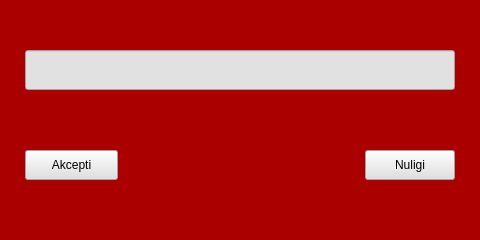
<?xml version="1.0" encoding="UTF-8"?>
<ui version="4.0">
 <class>Login</class>
 <widget class="QMainWindow" name="Login">
  <property name="geometry">
   <rect>
    <x>0</x>
    <y>0</y>
    <width>480</width>
    <height>240</height>
   </rect>
  </property>
  <property name="minimumSize">
   <size>
    <width>480</width>
    <height>240</height>
   </size>
  </property>
  <property name="maximumSize">
   <size>
    <width>480</width>
    <height>240</height>
   </size>
  </property>
  <property name="windowTitle">
   <string>MainWindow</string>
  </property>
  <property name="styleSheet">
   <string notr="true">background-color: rgb(170, 0, 0);</string>
  </property>
  <widget class="QWidget" name="centralwidget">
   <widget class="QLineEdit" name="lineEdit">
    <property name="geometry">
     <rect>
      <x>25</x>
      <y>50</y>
      <width>430</width>
      <height>40</height>
     </rect>
    </property>
    <property name="styleSheet">
     <string notr="true">background-color: rgb(225, 225, 225);</string>
    </property>
    <property name="echoMode">
     <enum>QLineEdit::Password</enum>
    </property>
   </widget>
   <widget class="QPushButton" name="pushButton">
    <property name="geometry">
     <rect>
      <x>25</x>
      <y>150</y>
      <width>93</width>
      <height>30</height>
     </rect>
    </property>
    <property name="styleSheet">
     <string notr="true">background-color: rgb(225, 225, 225);</string>
    </property>
    <property name="text">
     <string>Akcepti</string>
    </property>
   </widget>
   <widget class="QPushButton" name="pushButton_2">
    <property name="geometry">
     <rect>
      <x>365</x>
      <y>150</y>
      <width>90</width>
      <height>30</height>
     </rect>
    </property>
    <property name="styleSheet">
     <string notr="true">background-color: rgb(225, 225, 225);</string>
    </property>
    <property name="text">
     <string>Nuligi</string>
    </property>
   </widget>
  </widget>
  <action name="actionEncrypt">
   <property name="text">
    <string>Encrypt</string>
   </property>
  </action>
  <action name="actionDecrypt">
   <property name="text">
    <string>Decrypt</string>
   </property>
  </action>
  <action name="actionBackup">
   <property name="text">
    <string>Backup</string>
   </property>
  </action>
 </widget>
 <resources/>
 <connections/>
</ui>
